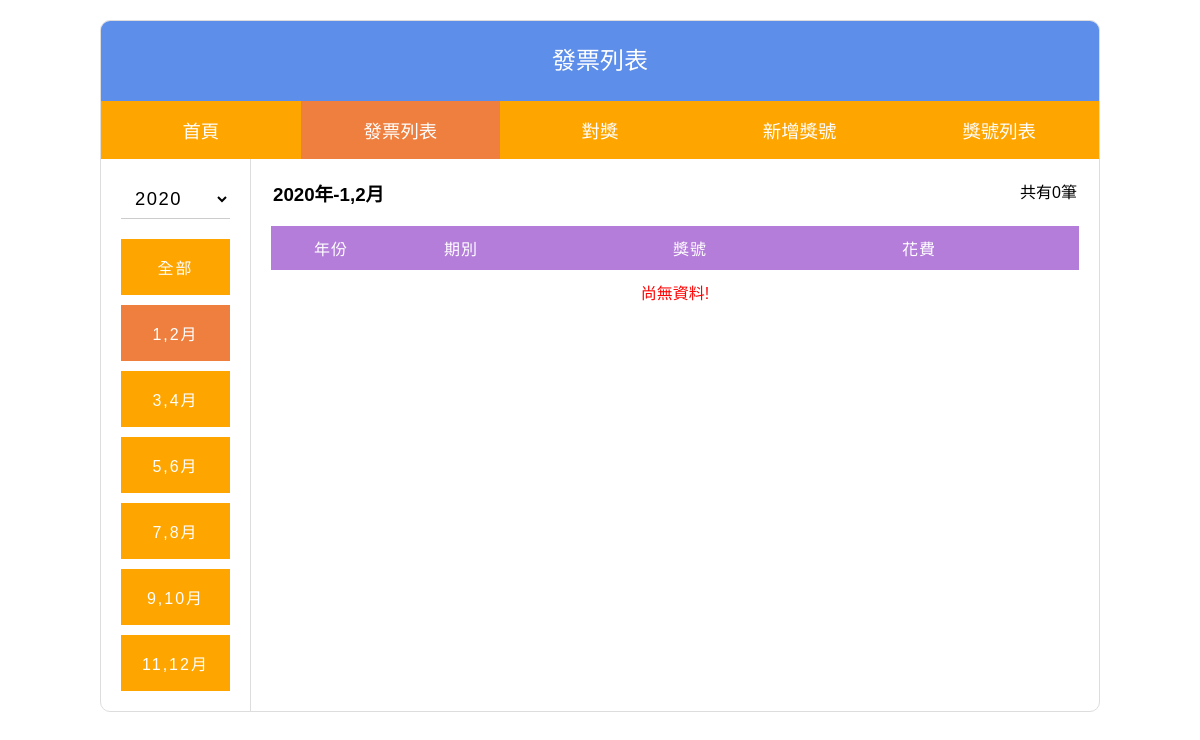
Before: /list.php?y=2020&p=1 with the older database file.
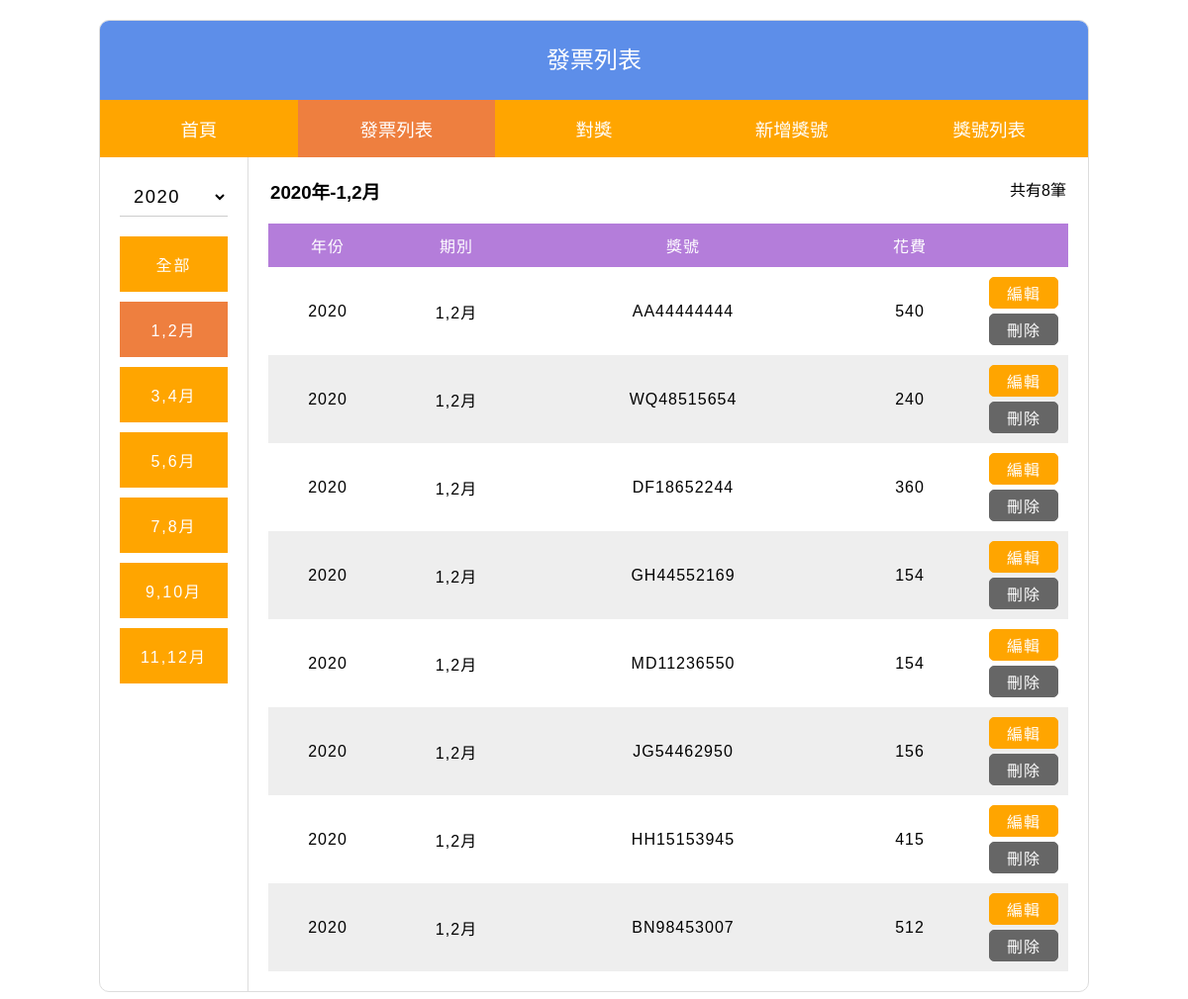
After: the same page with the newer database file.
### tables this page shows
CREATE TABLE `invoice` (
  `id` int(10) UNSIGNED NOT NULL COMMENT '流水號',
  `code` varchar(2) NOT NULL COMMENT '英文碼',
  `number` varchar(8) NOT NULL COMMENT '發票號碼',
  `period` tinyint(1) UNSIGNED NOT NULL COMMENT '期別',
  `expend` int(8) UNSIGNED NOT NULL COMMENT '花費',
  `year` varchar(4) NOT NULL COMMENT '年份'
);

### com/base.php (called while the page is built, shortened)
<?php
  $dsn="mysql:host=localhost;charset=utf8;dbname=invoice";
  $pdo=new PDO($dsn,"root","");
  function all($table,...$arg){
    global $pdo;
    $sql="select * from $table ";
    if(isset($arg[0]) && is_array($arg[0])){
      $tmp=[];
      foreach($arg[0] as $key => $value){
        $tmp[]=sprintf("`%s`='%s'",$key,$value);
      }
      $sql=$sql." where ". implode(" && ", $tmp);
    }
    if(isset($arg[1])){
      $sql=$sql . $arg[1];
    }
    return $pdo->query($sql)->fetchAll();
  }
  function nums($table,...$arg){
    global $pdo;
    $sql="select count(*) from $table ";
    if(isset($arg[0]) && is_array($arg[0])){
      $tmp=[];
      foreach($arg[0] as $key => $value){
        $tmp[]=sprintf("`%s`='%s'",$key,$value);
      }
      $sql=$sql." where ". implode(" && ", $tmp);
    }
    return $pdo->query($sql)->fetchColumn();
  }
?>

### list.php (the view, shortened to what this page needs)
<?php
  include "com/base.php";
  $y=date("Y");
  if(isset($_GET['y'])){
    $y=$_GET['y'];
  }
  $p=ceil(date("n")/2);
  if(isset($_GET['p'])){
    $p=$_GET['p'];
  }
  if($p==0){
    $rows=all("invoice",['year'=>$y]," order by `period`,`id` ASC");
    $dbCount=nums("invoice",['year'=>$y]);
  }else{
    $rows=all("invoice",['year'=>$y,"period"=>$p]," order by `period`,`id` ASC");
    $dbCount=nums("invoice",['year'=>$y,"period"=>$p]);
  }
  $id="";
  $status="";
?>
<!DOCTYPE html>
<html lang="zh-TW">
<head>
  <link rel="stylesheet" href="./css/style.css">
  <link rel="stylesheet" href="./css/list.css">
</head>
<body>
  <div class="container">
    <?php
      $pageheader="發票列表";
      $navPage="2";
      include "include/header.php";
    ?>
    <div class="invoiceBox">
      <div class="sideNav">
        <select name="year" onchange="location=this.value;">
          <?php
            $yToday = date("Y");
            $y1=$yToday-4;
            for($i=$y1;$i<=$yToday;$i++){
              $selected=($y==$i)?'selected':'';
              echo "<option value='list.php?y=$i&p=$p' ".$selected.">".$i."</option>";
            }
          ?>
        </select>
        <ul>
          <li><a class="<?=($p==0)?'active':'';?>" href="list.php?y=<?=$y;?>&p=0">全部</a></li>
          <li><a class="<?=($p==1)?'active':'';?>" href="list.php?y=<?=$y;?>&p=1">1,2月</a></li>
          <li><a class="<?=($p==2)?'active':'';?>" href="list.php?y=<?=$y;?>&p=2">3,4月</a></li>
          <li><a class="<?=($p==3)?'active':'';?>" href="list.php?y=<?=$y;?>&p=3">5,6月</a></li>
          <li><a class="<?=($p==4)?'active':'';?>" href="list.php?y=<?=$y;?>&p=4">7,8月</a></li>
          <li><a class="<?=($p==5)?'active':'';?>" href="list.php?y=<?=$y;?>&p=5">9,10月</a></li>
          <li><a class="<?=($p==6)?'active':'';?>" href="list.php?y=<?=$y;?>&p=6">11,12月</a></li>
        </ul>
      </div>
      <div class="listBox">
        <div class="topBar">
          <?php
            if($p==0){
              echo "<h3>".$y."年- All</h3>";
            }else{
              echo "<h3>".$y."年-".($p*2-1).",".($p*2)."月</h3>";
            }
          ?>
          <p>共有<?php echo $dbCount;?>筆</p>
        </div>
        <form action="api/update_invoice.php" method="post">
          <table class="listTable">
            <tr>
              <td>年份</td>
              <td>期別</td>
              <td>獎號</td>
              <td>花費</td>
              <td></td>
            </tr>
            <?php
              foreach($rows as $row){
                if($row['id']==$id && $status=="edit"){
                  echo "<tr class='item".$row['id']." itemEdit'>";
                  echo "  <td>";
                  echo "    <select name='year'>";
                              for($i=$y1;$i<=$yToday;$i++){
                                $selected=($y==$i)?'selected':'';
                                echo "<option value='$i' ".$selected.">".$i."</option>";
                              }
                  echo "    </select>";
                  echo "  </td>";
                  echo "  <td>";
                  echo "    <select name='period'>";
                              for($i=1;$i<=6;$i++){
                                $selected=($p==$i)?'selected':'';
                                echo "<option value='$i' ".$selected.">".(2*$i-1)."、".(2*$i)."月</option>";
                              }
                  echo "    </select>";
                  echo "  </td>";
                  echo "  <td>";
                  echo "    <div class='divNumber'>";
                  echo "      <input type='text' name='code' placeholder='英文2碼' maxlength='2' value='".$row['code']."' required>";
                  echo "      <input type='number' name='number' placeholder='數字8碼' value='".$row['number']."' onkeyup='strlen(this,8);' required>";
                  echo "    </div>";
                  echo "  </td>";
                  echo "  <td>";
                  echo "    <input type='number' name='expend' value='".$row['expend']."' required>";
                  echo "    <input type='hidden' name='id' value='".$row['id']."'>";
                  echo "    <input type='hidden' name='y' value='$y'>";
                  echo "    <input type='hidden' name='p' value='$p'>";
                  echo "  </td>";
                  echo "  <td>";
                  echo "    <input class='btn btnSave' type='submit' value='儲存'>";
                  echo "    <a class='btn btnCancel' href='list.php?y=$y&p=$p'>取消</a>";
                  echo "  </td>";
                  echo "</tr>";
                }else{
                  echo "<tr class='item".$row['id']."'>";
                  echo "  <td>".$row['year'] ."</td>";
                  echo "  <td>".($row['period']*2-1).",".($row['period']*2)."月</td>";
                  echo "  <td>".$row['code'].$row['number']."</td>";
                  echo "  <td>".$row['expend'] ."</td>";
                  echo "  <td>";
                  echo "    <a class='btn btnEdit' href='list.php?y=$y&p=$p&id=".$row['id']."&status=edit'>編輯</a>";
                  echo "    <a class='btn btnDel' href='list.php?y=$y&p=$p&id=".$row['id']."&status=del'>刪除</a>";
                  echo "  </td>";
                  echo "</tr>";
                }
              }
            ?>
          </table>
          <?php
            if($dbCount==0){
              echo "<p class='tip'>尚無資料!</p>";
            }
          ?>
        </form>
      </div>
    </div>
  </div>
</body>
</html>

### include/header.php
<div class="header">
  <?php echo $pageheader; ?>
</div>
<div class="nav">
  <ul>
    <li><a class="<?=($navPage==1)?'active':'';?>" href="index.php">首頁</a></li>
    <li><a class="<?=($navPage==2)?'active':'';?>" href="list.php">發票列表</a></li>
    <li><a class="<?=($navPage==3)?'active':'';?>" href="award.php">對獎</a></li>
    <li><a class="<?=($navPage==4)?'active':'';?>" href="invoice.php">新增獎號</a></li>
    <li><a class="<?=($navPage==5)?'active':'';?>" href="query.php">獎號列表</a></li>
  </ul>
</div>

### css/style.css (style rules this page uses)
* { margin: 0; padding: 0; box-sizing: border-box; font-family: 'Microsoft JhengHei', Arial, Helvetica, sans-serif; }
a { display: block; text-decoration: none; transition-duration: 0.5s; }
.btn { display: inline-block; width: 100%; color: #fff; background-color: orange; padding: 3px 15px; border-radius: 5px; }
ul li { list-style: none; }
select,input { width: 100%; height: 40px; padding: 0 10px; border: 0px solid #ccc; border-bottom: 1px solid #ccc; font-size: 1rem; letter-spacing: 1.5px; }
table { width: 100%; text-align: center; border-collapse: collapse; letter-spacing: 1px; }
table tr td { padding: 10px; }
.container { width: 1000px; margin: 20px auto; border-radius: 10px; overflow: hidden; border: 1px solid #ddd; }
.header { height: 80px; line-height: 80px; text-align: center; font-size: 1.5rem; color: #fff; background-color: #5d8ee9; box-shadow: 0 0 5px #ddd; }
.nav { display: inline-block; width: 100%; background-color: orange; }
.nav ul { display: flex; font-size: 1.15rem; }
.nav ul li { display: inline-block; width: 20%; list-style: none; }
.nav ul li a { display: block; padding: 15px 30px; color: #fff; background-color: orange; text-align: center; text-decoration: none; border: 1px solid orange; }
.nav ul li a.active { background-color: #ee7f3f; border: 1px solid #ee7f3f; pointer-events: none; }

### css/list.css (style rules this page uses)
.invoiceBox { display: flex; }
.invoiceBox > div { padding: 20px; }
.sideNav { width: 150px; min-width: 150px; border-right: 1px solid #ddd; }
.sideNav select { font-size: 1.15rem; margin-bottom: 20px; }
.sideNav ul li { margin-bottom: 10px; text-align: center; letter-spacing: 2px; }
.sideNav ul li:last-child { margin-bottom: 0; }
.sideNav ul li a { color: #fff; background-color: orange; border: 1px solid orange; padding: 15px 0; }
.sideNav ul li a.active { background-color: #ee7f3f; border: 1px solid #ee7f3f; pointer-events: none; }
.listBox { width: 100%; }
.topBar { display: flex; margin-bottom: 20px; padding: 0 2px; justify-content: space-between; }
.listTable tr:nth-child(odd) { background-color: #eee; }
.listTable tr:first-child { color: #fff; background-color: #b47dda; }
.listTable td:first-child { width: 120px; }
.listTable td:nth-child(2) { width: 140px; }
.listTable td:nth-child(4) { width: 140px; }
.listTable td:last-child { width: 90px; }
select,input { font-size: 1rem; background-color: #ffffffdd; }
.btn { color: #fff; }
.btnEdit { background-color: orange; border: 1px solid orange; margin-bottom: 5px; }
.btnDel { background-color: #666; border: 1px solid #666; }
.tip { color: red; padding: 10px; text-align: center; }

Changed rows visible on the page:
added invoice: year "2020", $row['period']*2-1 "1", $row['period']*2 "2", code "AA", number "44444444", expend "540"
added invoice: year "2020", $row['period']*2-1 "1", $row['period']*2 "2", code "WQ", number "48515654", expend "240"
added invoice: year "2020", $row['period']*2-1 "1", $row['period']*2 "2", code "DF", number "18652244", expend "360"
added invoice: year "2020", $row['period']*2-1 "1", $row['period']*2 "2", code "GH", number "44552169", expend "154"
added invoice: year "2020", $row['period']*2-1 "1", $row['period']*2 "2", code "MD", number "11236550", expend "154"
added invoice: year "2020", $row['period']*2-1 "1", $row['period']*2 "2", code "JG", number "54462950", expend "156"
added invoice: year "2020", $row['period']*2-1 "1", $row['period']*2 "2", code "HH", number "15153945", expend "415"
added invoice: year "2020", $row['period']*2-1 "1", $row['period']*2 "2", code "BN", number "98453007", expend "512"
Other visible differences:
$dbCount: "0" → "8"
text no longer shown: "尚無資料!"
